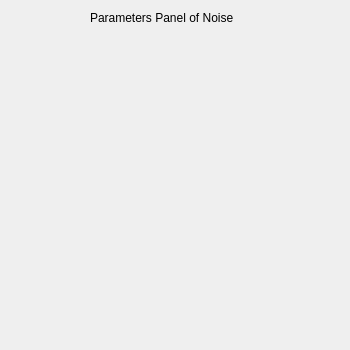
<?xml version="1.0" encoding="UTF-8"?>
<ui version="4.0">
 <class>noisePanel</class>
 <widget class="QWidget" name="noisePanel">
  <property name="geometry">
   <rect>
    <x>0</x>
    <y>0</y>
    <width>350</width>
    <height>350</height>
   </rect>
  </property>
  <property name="windowTitle">
   <string>Form</string>
  </property>
  <widget class="QLabel" name="label_10">
   <property name="geometry">
    <rect>
     <x>90</x>
     <y>10</y>
     <width>221</width>
     <height>16</height>
    </rect>
   </property>
   <property name="text">
    <string>Parameters Panel of Noise</string>
   </property>
  </widget>
 </widget>
 <resources/>
 <connections/>
</ui>
